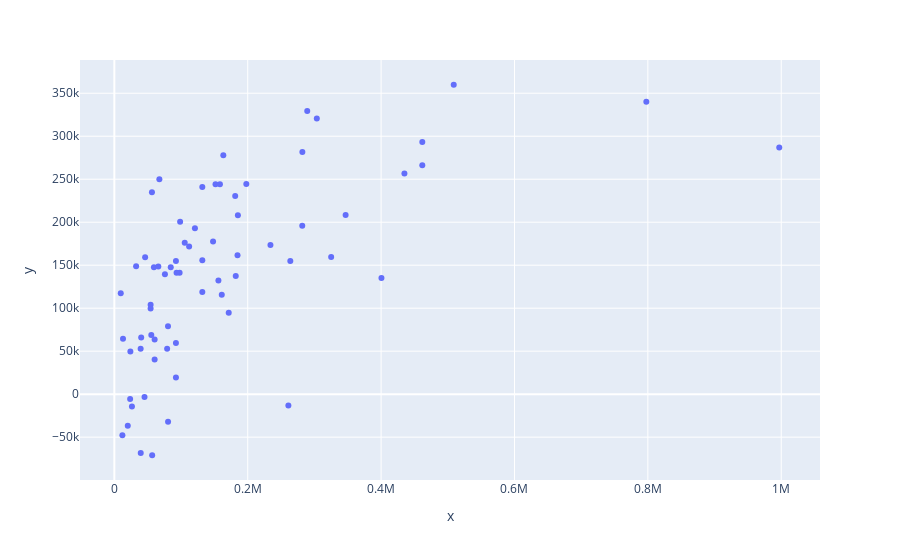

The code cell stored with this chart in its notebook:
### Code cell
px.scatter(x=y_test, y=linear_regression_pred)
